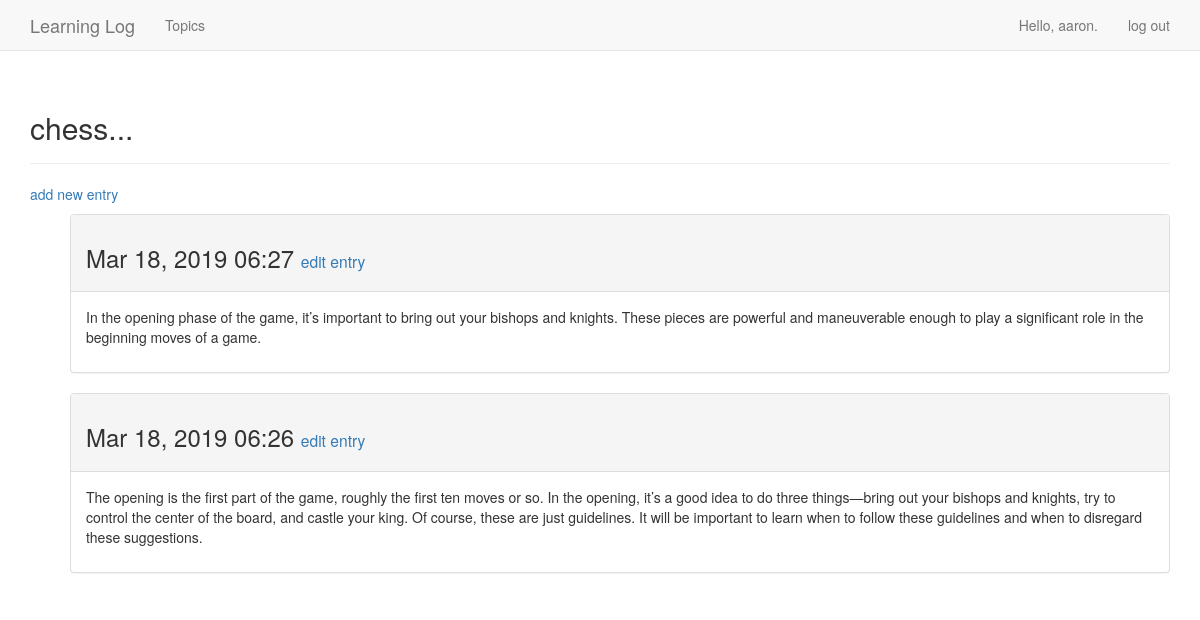
The page /topics/1/ (signed in) on the database its author committed.
### learning_logs/models.py (models this page shows, shortened)
class Topic(models.Model):
    text = models.TextField()
    data_added = models.DateTimeField(auto_now_add=True)
    owner = models.ForeignKey(User, on_delete=models.CASCADE)
    def __str__(self):
        return self.text[:50] + "..."

class Entry(models.Model):
    topic = models.ForeignKey(Topic, on_delete=models.CASCADE)
    text = models.TextField()
    date_added = models.DateTimeField(auto_now_add=True)
    class Meta:
        verbose_name_plural = 'entries'

### learning_logs/views.py (the view)
# urls.py: url(r'^topics/(?P<topic_id>\d+)/$', views.topic, name='topic'),
@login_required
def topic(request, topic_id):
    topic = Topic.objects.get(id=topic_id)
    if topic.owner != request.user:
        raise Http404
    entries = topic.entry_set.order_by('-date_added')
    context = {'topic': topic, 'entries': entries}
    return render(request, 'learning_logs/topic.html', context)

### learning_logs/templates/learning_logs/topic.html
{% extends 'learning_logs/base.html' %}
{% block header %}
  <h2>{{ topic }}</h2>
{% endblock header %}
{% block content %}
  <p>
    <a href="{% url 'learning_logs:new_entry' topic.id %}">add new entry</a>
  </p>
  <ul>
  {% for entry in entries %}
    <div class="panel panel-default">
      <div class="panel-heading">
        <h3>
          {{ entry.date_added|date:'M d, Y H:i' }}
          <small>
            <a href="{% url 'learning_logs:edit_entry' entry.id %}">edit entry</a>
          </small>
        </h3>
      </div>
      <div class="panel-body">
        {{ entry.text|linebreaks }}
      </div>
    </div>
  {% empty %}
    <li>
      There are no entries for this topic yet.
    </li>
  {% endfor %}
  </ul>
{% endblock content %}

### learning_logs/templates/learning_logs/base.html (shortened to what this page needs)
{% load bootstrap3 %}
<!DOCTYPE html>
<html lang="en">
  <head>
    {% bootstrap_css %}
  </head>
  <body>
    <nav class="navbar navbar-default navbar-static-top">
      <div class="container">
        <div class="navbar-header">
          <a class="navbar-brand" href="{% url 'learning_logs:index' %}">Learning Log</a>
        </div>
        <div id="navbar" class="navbar-collapse collapse">
          <ul class="nav navbar-nav">
            <li><a href="{% url 'learning_logs:topics' %}">Topics</a></li>
          </ul>
          <ul class="nav navbar-nav navbar-right">
            {% if user.is_authenticated %}
              <li><a>Hello, {{ user.username }}.</a></li>
              <li><a href="{% url 'users:logout' %}">log out</a></li>
            {% else %}
              <li><a href="{% url 'users:register' %}">register</a></li>
              <li><a href="{% url 'users:login' %}">log in</a></li>
            {% endif %}
          </ul>
        </div>
      </div>
    </nav>
    <div class="container">
      <div class="page-header">
        {% block header %}{% endblock header %}
      </div>
      <div>
        {% block content %}{% endblock content %}
      </div>
    </div>
  </body>
</html>

### rows shown on the page
Topic: text "chess..."
Entry: date_added "Mar 18, 2019 06:27", text "In the opening phase of the game, it’s important to bring out your bishops and knights. These pieces are powerful and maneuverable enough to play a significant role in the beginning moves of a game."
Entry: date_added "Mar 18, 2019 06:26", text "The opening is the first part of the game, roughly the first ten moves or so. In the opening, it’s a good idea to do three things—bring out your bishops and knights, try to control the center of the board, and castle your king. Of course, these are just guidelines. It will be important to learn when to follow these guidelines and when to disregard these suggestions."

### other values the page prints
{{ user.username }} "aaron"
